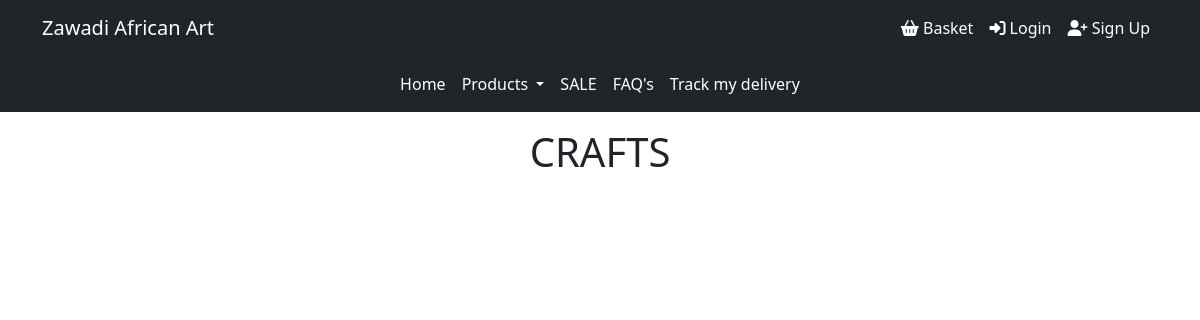
/crafts/, run on an earlier commit of the app's database.
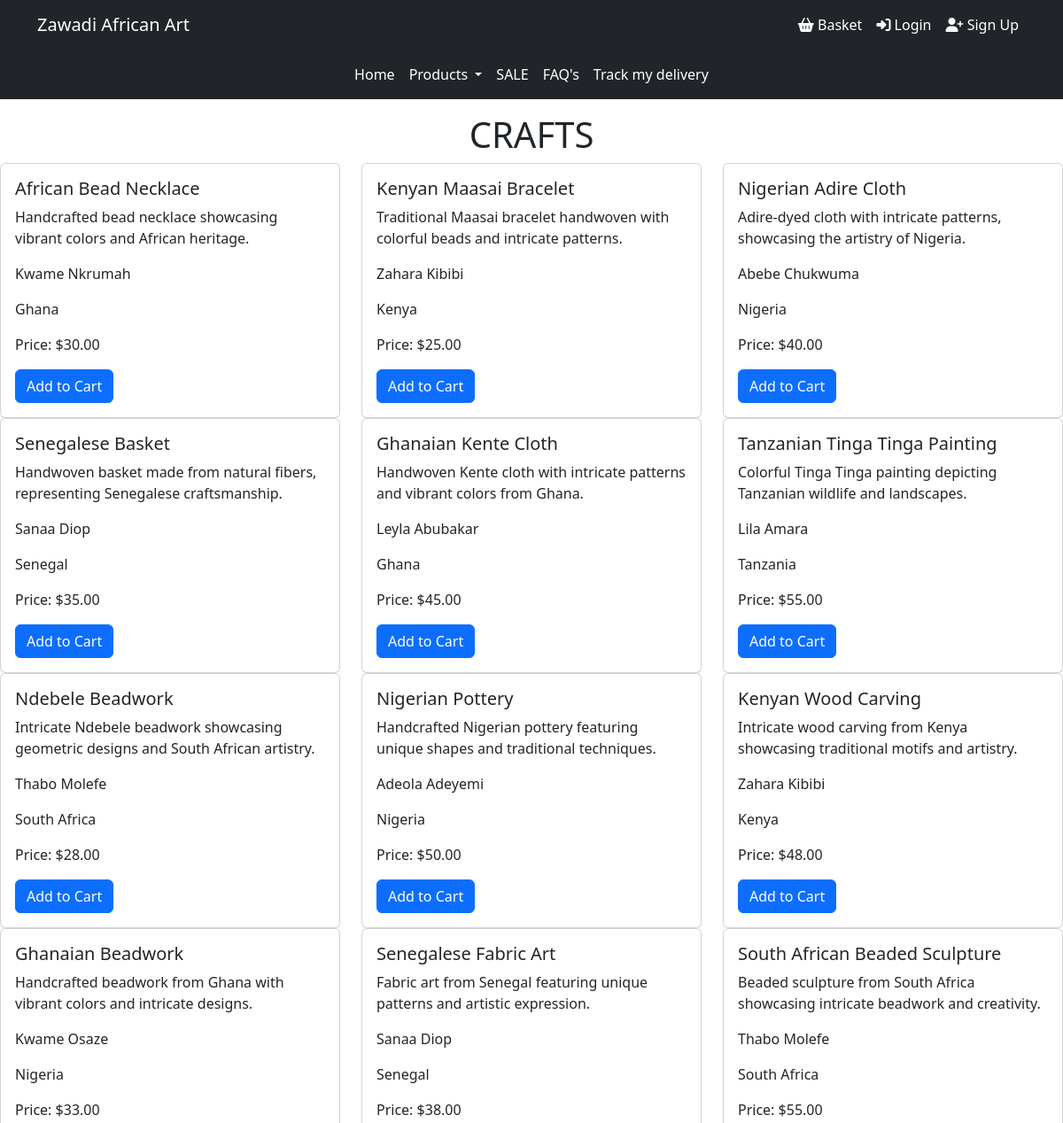
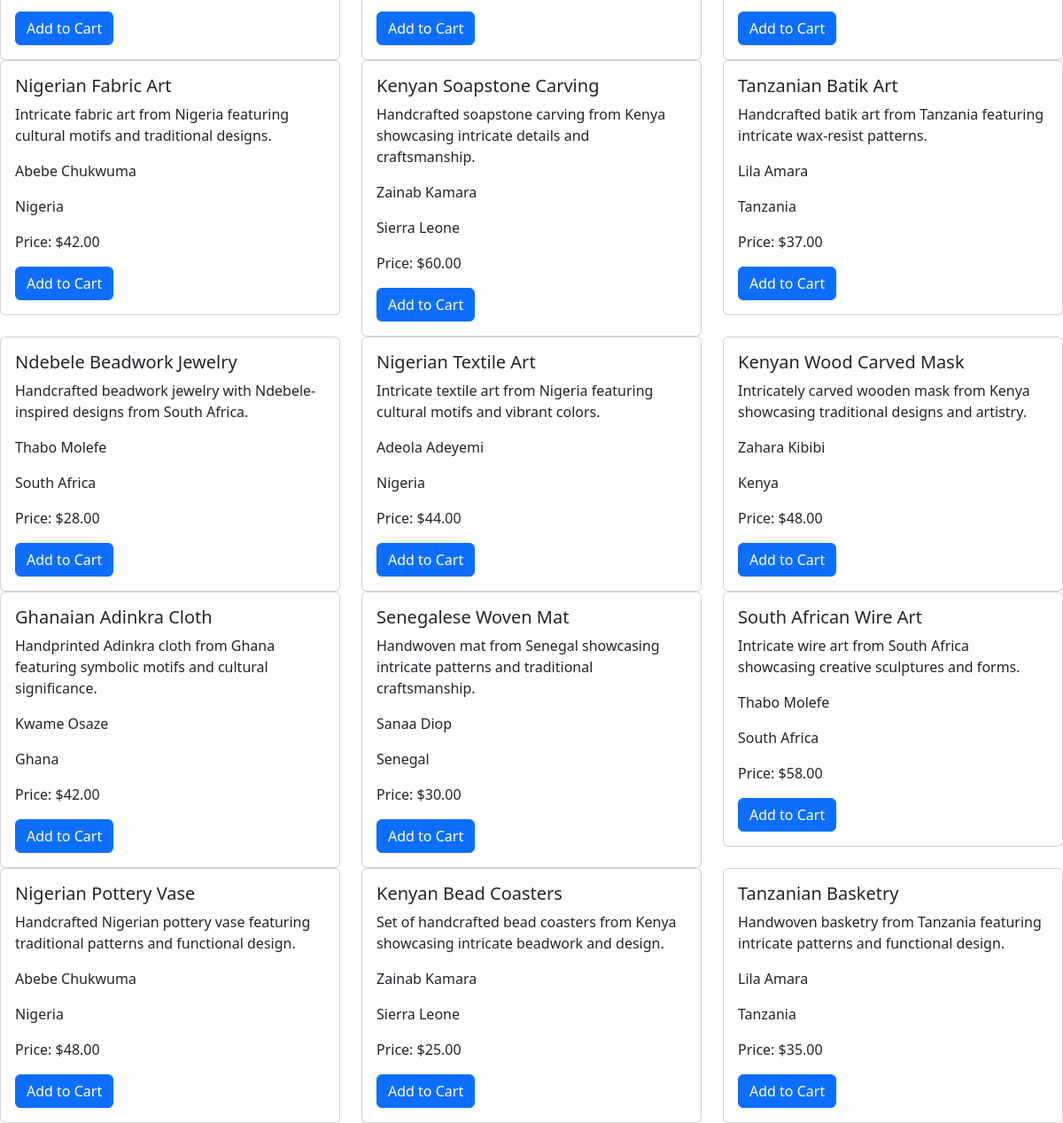
And on a later commit of the database (2 pictures, top to bottom).
### products/models.py (models this page shows, shortened)
class Product(models.Model):
    CATEGORY_CHOICES = [
        ('paintings', 'Paintings'),
        ('sculptures', 'Sculptures'),
        ('frames', 'Frames'),
        ('crafts', 'Crafts'),
    ]
    name = models.CharField(max_length=100)
    description = models.TextField()
    image = CloudinaryField('image')
    artist = models.CharField(max_length=100)
    origin = models.CharField(max_length=50)
    origin_image = CloudinaryField('origin_image')
    style = models.CharField(max_length=50, default="Unknown")
    stock = models.PositiveIntegerField()
    price = models.DecimalField(max_digits=8, decimal_places=2)
    category = models.CharField(max_length=20, choices=CATEGORY_CHOICES)

### products/views.py (the view)
# urls.py: path('crafts/', views.crafts, name='crafts'),
def crafts(request):
    crafts = Product.objects.filter(category='Crafts')
    return render(request, 'crafts.html', {'products': crafts})

### products/templates/crafts.html (shortened to what this page needs)
{% extends 'base.html' %}
{% load static %}
{% block content %}
  <h1 class="d-flex flex-column justify-content-center align-items-center mt-3">CRAFTS</h1>
    <div class="row">
      {% for product in products %}
        <div class="col-md-4">
          <div class="card">
            <div class="card-body">
              <h5 class="card-title">{{ product.name }}</h5>
              <p class="card-text">{{ product.description }}</p>
              <p class="card-text">{{ product.artist }}</p>
              <p class="card-text">{{ product.origin }}</p>
              <p class="card-text">Price: ${{ product.price }}</p>
              <a href="#" class="btn btn-primary">Add to Cart</a>
            </div>
          </div>
        </div>
      {% endfor %}
    </div>
{% endblock %}

What changed in the data, as far as the page shows it:
added Product: name "African Bead Necklace", description "Handcrafted bead necklace showcasing vibrant colors and African heritage.", artist "Kwame Nkrumah", origin "Ghana", price "30.00"
added Product: name "Kenyan Maasai Bracelet", description "Traditional Maasai bracelet handwoven with colorful beads and intricate patterns.", artist "Zahara Kibibi", origin "Kenya", price "25.00"
added Product: name "Nigerian Adire Cloth", description "Adire-dyed cloth with intricate patterns, showcasing the artistry of Nigeria.", artist "Abebe Chukwuma", origin "Nigeria", price "40.00"
added Product: name "Senegalese Basket", description "Handwoven basket made from natural fibers, representing Senegalese craftsmanship.", artist "Sanaa Diop", origin "Senegal", price "35.00"
added Product: name "Ghanaian Kente Cloth", description "Handwoven Kente cloth with intricate patterns and vibrant colors from Ghana.", artist "Leyla Abubakar", origin "Ghana", price "45.00"
added Product: name "Tanzanian Tinga Tinga Painting", description "Colorful Tinga Tinga painting depicting Tanzanian wildlife and landscapes.", artist "Lila Amara", origin "Tanzania", price "55.00"
added Product: name "Ndebele Beadwork", description "Intricate Ndebele beadwork showcasing geometric designs and South African artistry.", artist "Thabo Molefe", origin "South Africa", price "28.00"
added Product: name "Nigerian Pottery", description "Handcrafted Nigerian pottery featuring unique shapes and traditional techniques.", artist "Adeola Adeyemi", origin "Nigeria", price "50.00"
added Product: name "Kenyan Wood Carving", description "Intricate wood carving from Kenya showcasing traditional motifs and artistry.", artist "Zahara Kibibi", origin "Kenya", price "48.00"
added Product: name "Ghanaian Beadwork", description "Handcrafted beadwork from Ghana with vibrant colors and intricate designs.", artist "Kwame Osaze", origin "Nigeria", price "33.00"
added Product: name "Senegalese Fabric Art", description "Fabric art from Senegal featuring unique patterns and artistic expression.", artist "Sanaa Diop", origin "Senegal", price "38.00"
added Product: name "South African Beaded Sculpture", description "Beaded sculpture from South Africa showcasing intricate beadwork and creativity.", artist "Thabo Molefe", origin "South Africa", price "55.00"
added Product: name "Nigerian Fabric Art", description "Intricate fabric art from Nigeria featuring cultural motifs and traditional designs.", artist "Abebe Chukwuma", origin "Nigeria", price "42.00"
added Product: name "Kenyan Soapstone Carving", description "Handcrafted soapstone carving from Kenya showcasing intricate details and craftsmanship.", artist "Zainab Kamara", origin "Sierra Leone", price "60.00"
added Product: name "Tanzanian Batik Art", description "Handcrafted batik art from Tanzania featuring intricate wax-resist patterns.", artist "Lila Amara", origin "Tanzania", price "37.00"
added Product: name "Ndebele Beadwork Jewelry", description "Handcrafted beadwork jewelry with Ndebele-inspired designs from South Africa.", artist "Thabo Molefe", origin "South Africa", price "28.00"
added Product: name "Nigerian Textile Art", description "Intricate textile art from Nigeria featuring cultural motifs and vibrant colors.", artist "Adeola Adeyemi", origin "Nigeria", price "44.00"
added Product: name "Kenyan Wood Carved Mask", description "Intricately carved wooden mask from Kenya showcasing traditional designs and artistry.", artist "Zahara Kibibi", origin "Kenya", price "48.00"
added Product: name "Ghanaian Adinkra Cloth", description "Handprinted Adinkra cloth from Ghana featuring symbolic motifs and cultural significance.", artist "Kwame Osaze", origin "Ghana", price "42.00"
added Product: name "Senegalese Woven Mat", description "Handwoven mat from Senegal showcasing intricate patterns and traditional craftsmanship.", artist "Sanaa Diop", origin "Senegal", price "30.00"
added Product: name "South African Wire Art", description "Intricate wire art from South Africa showcasing creative sculptures and forms.", artist "Thabo Molefe", origin "South Africa", price "58.00"
added Product: name "Nigerian Pottery Vase", description "Handcrafted Nigerian pottery vase featuring traditional patterns and functional design.", artist "Abebe Chukwuma", origin "Nigeria", price "48.00"
added Product: name "Kenyan Bead Coasters", description "Set of handcrafted bead coasters from Kenya showcasing intricate beadwork and design.", artist "Zainab Kamara", origin "Sierra Leone", price "25.00"
added Product: name "Tanzanian Basketry", description "Handwoven basketry from Tanzania featuring intricate patterns and functional design.", artist "Lila Amara", origin "Tanzania", price "35.00"
